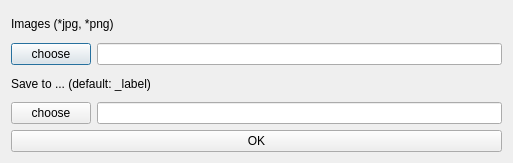
<?xml version="1.0" encoding="UTF-8"?>
<ui version="4.0">
 <class>DirDialog</class>
 <widget class="QDialog" name="DirDialog">
  <property name="geometry">
   <rect>
    <x>0</x>
    <y>0</y>
    <width>513</width>
    <height>163</height>
   </rect>
  </property>
  <property name="windowTitle">
   <string>Dialog</string>
  </property>
  <layout class="QGridLayout" name="gridLayout">
   <item row="0" column="0">
    <layout class="QVBoxLayout" name="verticalLayout">
     <item>
      <widget class="QLabel" name="label">
       <property name="text">
        <string>Images (*jpg, *png)</string>
       </property>
      </widget>
     </item>
     <item>
      <layout class="QHBoxLayout" name="horizontalLayout">
       <item>
        <widget class="QPushButton" name="pushChooseImageDir">
         <property name="text">
          <string>choose</string>
         </property>
        </widget>
       </item>
       <item>
        <widget class="QLineEdit" name="lineImageDir">
         <property name="minimumSize">
          <size>
           <width>400</width>
           <height>0</height>
          </size>
         </property>
        </widget>
       </item>
      </layout>
     </item>
     <item>
      <widget class="QLabel" name="label_2">
       <property name="text">
        <string>Save to ... (default: &lt;IMAGES DIR&gt;_label)</string>
       </property>
      </widget>
     </item>
     <item>
      <layout class="QHBoxLayout" name="horizontalLayout_2">
       <item>
        <widget class="QPushButton" name="pushChooseSaveto">
         <property name="text">
          <string>choose</string>
         </property>
        </widget>
       </item>
       <item>
        <widget class="QLineEdit" name="lineSaveTo"/>
       </item>
      </layout>
     </item>
    </layout>
   </item>
   <item row="1" column="0">
    <widget class="QPushButton" name="pushOK">
     <property name="text">
      <string>OK</string>
     </property>
    </widget>
   </item>
  </layout>
 </widget>
 <resources/>
 <connections/>
</ui>
